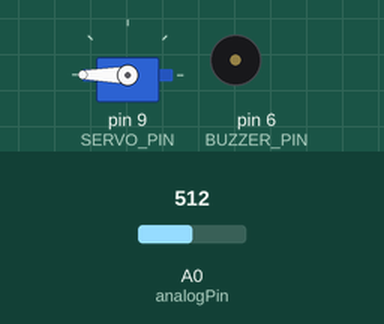
A sketch run on a simulated Arduino Uno, built with avr-gcc and run on an emulated ATmega328P. Parts: servo, buzzer (waves = sounding). Inputs (shaded band) come from the test bench; at power-on: A0 (analogPin) = 512.

Above: at 1.8 s.
1.9 s: A0 (analogPin) set to 682
3.4 s: A0 (analogPin) set to 709
At 4.3 s:
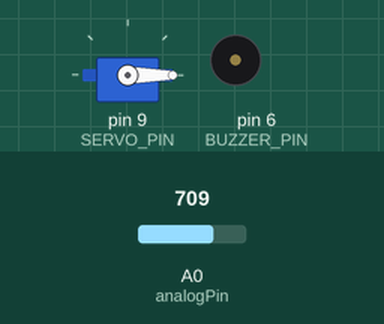
5.5 s: A0 (analogPin) set to 690
At 7.0 s:
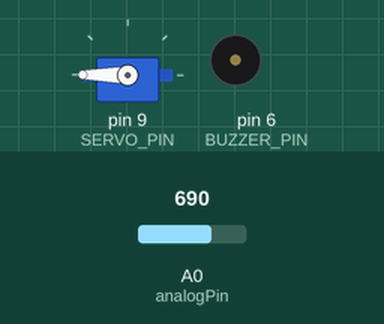
7.5 s: A0 (analogPin) set to 710
At 19.5 s:
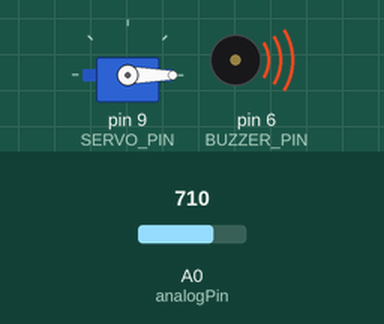
Timing chart, 0 to 20.5 s (numbered marks = the images above; inputs shaded):
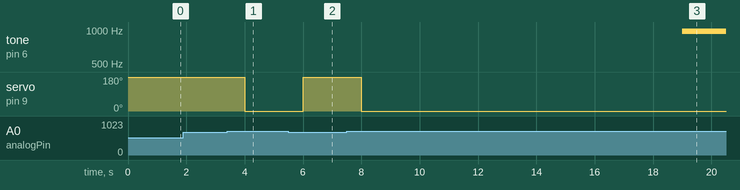

Measured:
- the behaviour switches between 700 and 701 on A0 (analogPin) (found by bisection; images 0 and 1)
- after the input at 1.9 s, every drawn part: stays the same
- after the input at 3.4 s, servo on pin 9 (SERVO_PIN): 180° → 0° after 0.60 s
- after the input at 5.5 s, servo on pin 9 (SERVO_PIN): 0° → 180° after 0.50 s
- after the input at 7.5 s, tone on pin 6 (BUZZER_PIN): silent → 977 Hz after 11.5 s; servo on pin 9 (SERVO_PIN): 180° → 0° after 0.50 s

The sketch:

final.ino
```cpp
#include <Servo.h>

// servo setup
Servo my_servo;
const uint8_t SERVO_PIN = 9;

// buzzer setup
const uint8_t BUZZER_PIN = 6;
int counter = 0;

bool water_is_done = false;

void setup() {
  // Set up the servo
  my_servo.attach(SERVO_PIN);
  my_servo.write(0);

  // Set up the buzzer
  pinMode(BUZZER_PIN, OUTPUT);
}

void loop() {
  int analogPin = A0;
  int analogValue = 0;

  analogValue = analogRead(analogPin);
  Serial.println(analogValue);

  if (water_is_done) {
    analogWrite(BUZZER_PIN, 200);
    long timer = millis();
    delay(10000);
    analogWrite(BUZZER_PIN, 0);
    while (1) {
      ;
    }
  }

  // Move the servo
  if (analogValue > 700){
    // open valve
    my_servo.write(0);
    counter++;
  }
  else{
    my_servo.write(180);
    counter = 0;
  }
  delay(1000);

 if(counter > 10){
    water_is_done = true;
 }
}
```
